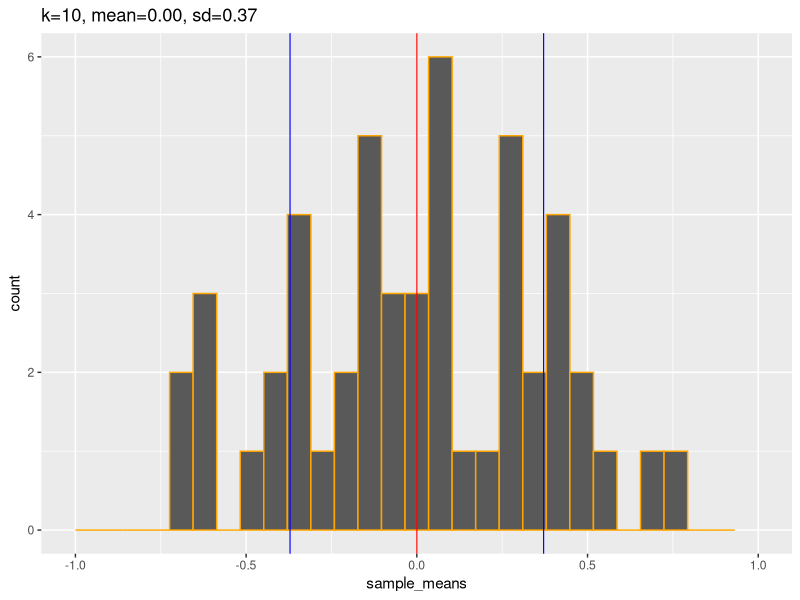
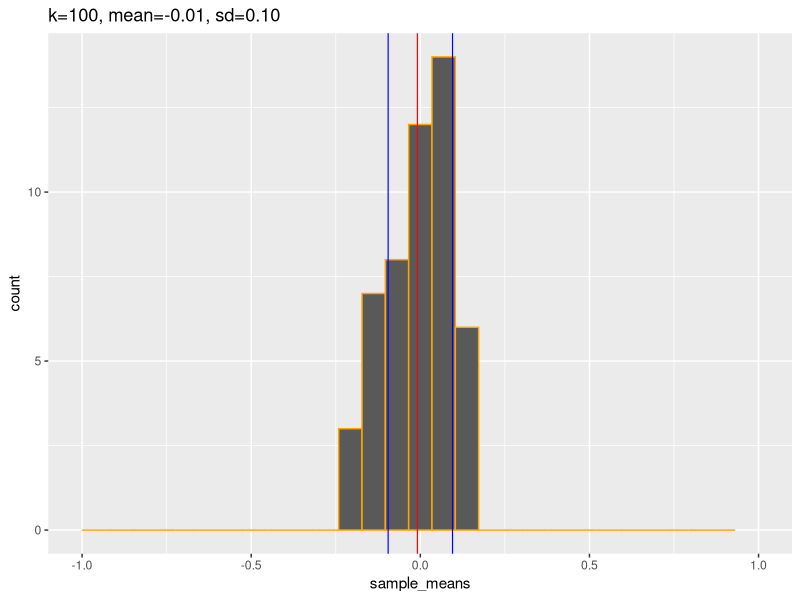
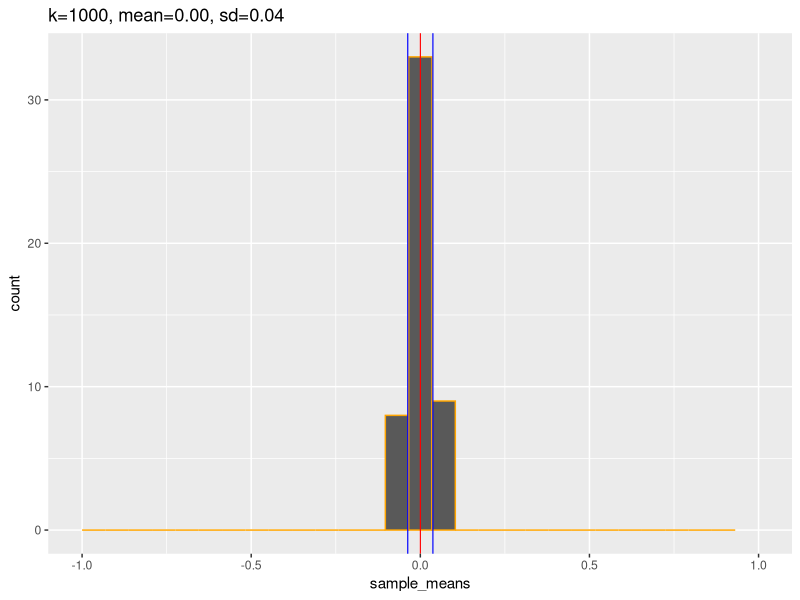

The R script that drew these images, in order:
## ---- chunk 1
knitr::opts_chunk$set(echo = TRUE)
library(mlbench)
library(ggplot2)
library(dplyr)
## ---- chunk 2
ns <- rnorm(n = 1000000)
mean_ <- mean(ns)
sd_ <- sd(ns)

calc_sigma <- function(ns_, mean_, sd_, num) {
  round((1 - (mean((ns_ > (mean_ + num * sd_))) + mean((ns_ < (mean_ - num * sd_))))) * 100, 2)
}

sprintf("Theoretical 1sigma = 68.26, checked value = %.2f", calc_sigma(ns, mean_, sd_, 1))
sprintf("Theoretical 2sigma = 95.44, checked value = %.2f", calc_sigma(ns, mean_, sd_, 2))
sprintf("Theoretical 3sigma = 99.72, checked value = %.2f", calc_sigma(ns, mean_, sd_, 3))
## ---- chunk 3
population <- rnorm(1000000)
sample_size <- c(10, 100, 1000)

calc_means <- function(population_, k_, times_) {
  sample_means <- numeric(times_)
  for (t in 1:times_)
    sample_means[t] <- mean(sample(population_, k_))
  sample_means
}

par(mfrow=c(1,3))
for (k in sample_size) {
  sample_means <- calc_means(population, k, 50)
  mn <- mean(sample_means)
  std <- sd(sample_means)
  
  df <- data.frame(sample_means=sample_means, sample_size=k, mean=mn, std=std)
  print(ggplot(df, aes(x=sample_means)) + 
    geom_histogram(color = "orange", bins=30) + 
    geom_vline(xintercept = mn, color = "red", size = 0.4, show.legend = T) + 
    geom_vline(xintercept = std, color = "blue", size = 0.4, show.legend = T) + 
    geom_vline(xintercept = -std, color = "blue", size = 0.4, show.legend = T) +
    labs(title = sprintf("k=%.0f, mean=%.2f, sd=%.2f", k, mn, std)) +
    xlim(-1, 1))
}
## ---- chunk 4
SE <- function(x) {sd(x) / sqrt(length(x))}

CI <- function(x) {
    x <- x[!is.na(x)]
    vqt <- qt( (1-0.95)/2, df = 9)
    l <- round(mean(x) + vqt*SE(x), 2)
    u <- round(mean(x) - vqt*SE(x), 2)
    sprintf('[%.2f, %.2f]', l, u)
}
## ---- chunk 5
data(PimaIndiansDiabetes2)
df <- PimaIndiansDiabetes2[2:8]

my_summary <- function(x) {
  q1 <- round(sapply(x, quantile, probs = 0.25, na.rm = TRUE), 2)
  q3 <- round(sapply(x, quantile, probs = 0.75, na.rm = TRUE), 2)
  res <- data.frame(
    N = sapply(x, function(x) sum(!is.na(x))),
    Missed = sapply(x, function(x) sum(is.na(x))),
    Mean = round(sapply(x, mean, na.rm = TRUE), 2), 
    '95% CI' = sapply(x, function(x) {
                                        x <- x[!is.na(x)]
                                        vqt <- qt( (1-0.95)/2, df = 9)
                                        l <- round(mean(x) + vqt*SE(x), 2)
                                        u <- round(mean(x) - vqt*SE(x), 2)
                                        sprintf("[%.2f, %.2f]", l, u)
                                    }),
    Median = round(sapply(x, median, na.rm = TRUE), 2),
    Min = round(sapply(x, min, na.rm = TRUE), 2),
    Max = round(sapply(x, max, na.rm = TRUE), 2),
    Q1 = q1,
    Q3 = q3,
    IQR = q3 - q1,
    SD = round(sapply(x, sd, na.rm = TRUE), 2)
    )
  
  res <- t(res)
  data.frame(res[,order(colnames(res))])
}

df <- my_summary(df)
tibble(cbind(Measurements = row.names(df), df))
